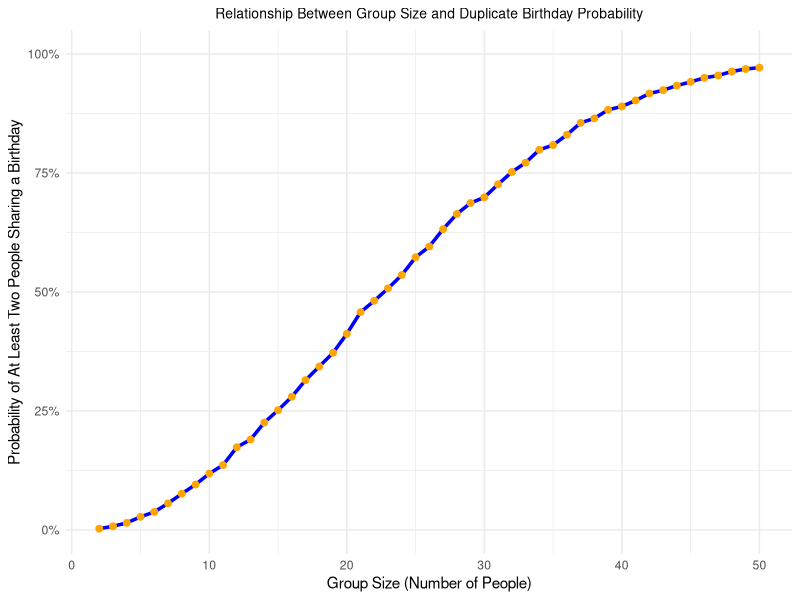

The R script that drew this image: (Note: a time limit stopped this script after it produced the figure.)
## ---- chunk 1
library(tidyverse)
theme_set(theme_minimal() + theme(legend.position = "bottom"))  
options(
  ggplot2.continuous.colour = "viridis",
  ggplot2.continuous.fill = "viridis"
)
scale_colour_discrete = scale_color_viridis_d
scale_fill_discrete = scale_fill_viridis_d
knitr::opts_chunk$set(
  echo = TRUE,
  warning = FALSE,
  fig.width = 6,
  fig.asp = .6,
  out.width = "90%"
)
## ---- chunk 2
birthday_sim = function(n_room) {
  birthdays = sample(1:365, n_room, replace = TRUE)
  rep_birthday = length(unique(birthdays)) < n_room
  rep_birthday
}
## ---- chunk 3
group_sizes = 2:50
n_simulations = 10000

birthday_prob = 
  tibble(group_size = group_sizes) |> 
  mutate(
    simulation_results = map(group_size, ~replicate(n_simulations, birthday_sim(.x))),
    prob_duplicate = map_dbl(simulation_results, mean)
  ) |> 
  select(group_size, prob_duplicate)
## ---- chunk 4
birthday_plot = 
  birthday_prob |> 
  ggplot(aes(x = group_size, y = prob_duplicate)) +
  geom_line(linewidth = 1.2, color = "blue") +  
  geom_point(size = 2, color = "orange") +       
  labs(
    x = "Group Size (Number of People)",
    y = "Probability of At Least Two People Sharing a Birthday",
    title = "Relationship Between Group Size and Duplicate Birthday Probability",
  ) +
  scale_y_continuous(labels = scales::percent_format(), limits = c(0, 1)) +  
  theme(plot.title = element_text(hjust = 0.5, size = 10))

print(birthday_plot)
## ---- chunk 5
n_simulations = 5000
n = 30
sigma = 5
mu = 0
alpha = 0.05

# Define the simulation function
simulate_t_test = function(mu, n, sigma) {
  sample = rnorm(n, mean = mu, sd = sigma)
  test_result = t.test(sample, mu = 0, conf.level = 0.95)
  tidy_result = broom::tidy(test_result) |>
    rename(mu_hat = estimate, p_value = p.value)
  return(tidy_result[c("mu_hat", "p_value")])
}

# simulate for 5000 times for mu = 0
simulation_results = map_dfr(1:n_simulations, ~simulate_t_test(mu, n, sigma))
## ---- chunk 6
true_mu_values = c(1, 2, 3, 4, 5, 6)

all_sim_results = map_dfr(
  true_mu_values,  
  function(mu) {
    map_dfr(1:n_simulations, ~simulate_t_test(mu, n, sigma)) |>
      mutate(true_mu = mu)
  }
)

power_df = all_sim_results |>
  group_by(true_mu) |>
  summarize(
    power = mean(p_value < alpha),  
    .groups = "drop"
  )

# Power plot
power_plot = power_df |>
  ggplot(aes(x = true_mu, y = power)) +
  geom_point(size = 3, color = "darkblue") +
  geom_line(linewidth = 1.2, color = "darkblue") +
  labs(
    x = "True Population Mean (μ)",
    y = "Power (Probability of Rejecting Null)",
    title = "Power of One-Sample t-Test vs. Effect Size"
  ) +
  scale_y_continuous(labels = scales::percent_format(), limits = c(0, 1)) +
  theme_minimal()

print(power_plot)


mu_hat_analysis = all_sim_results |>
  group_by(true_mu) |>
  summarize(
    avg_mu_hat_all = mean(mu_hat),  
    avg_mu_hat_rejected = mean(mu_hat[p_value < alpha], na.rm = TRUE),
    .groups = "drop"
  )

# Plot for average estimate of mu hat on the y axis and the true value of mu hat on the x axis
mu_hat_all_plot = mu_hat_analysis |>
  ggplot(aes(x = true_mu, y = avg_mu_hat_all)) +
  geom_point(size = 3, color = "blue") +
  geom_line(linewidth = 1.2, color = "blue") +
  geom_abline(intercept = 0, slope = 1, linetype = "dashed", color = "grey") +
  labs(
    x = "True Population Mean (μ)",
    y = "Average Estimate of μ hat",
    title = "Average μ hat vs. True μ (All Simulations)"
  ) +
  theme_minimal()

print(mu_hat_all_plot)

# Plot for all simulations vs rejected nulls
mu_hat_plot = mu_hat_analysis |>
  ggplot() +
  geom_point(aes(x = true_mu, y = avg_mu_hat_all), color = "blue", size = 3) +
  geom_line(aes(x = true_mu, y = avg_mu_hat_all), color = "blue", linewidth = 1.2) +
  geom_point(aes(x = true_mu, y = avg_mu_hat_rejected), color = "red", size = 3) +
  geom_line(aes(x = true_mu, y = avg_mu_hat_rejected), color = "red", linewidth = 1.2) +
  geom_abline(intercept = 0, slope = 1, linetype = "dashed", color = "grey") +
  labs(
    x = "True Population Mean (μ)",
    y = "Average Estimate (μ hat)",
    title = "All Simulations μ hat vs. Rejected Nulls"
  ) +
  theme_minimal()

print(mu_hat_plot)
